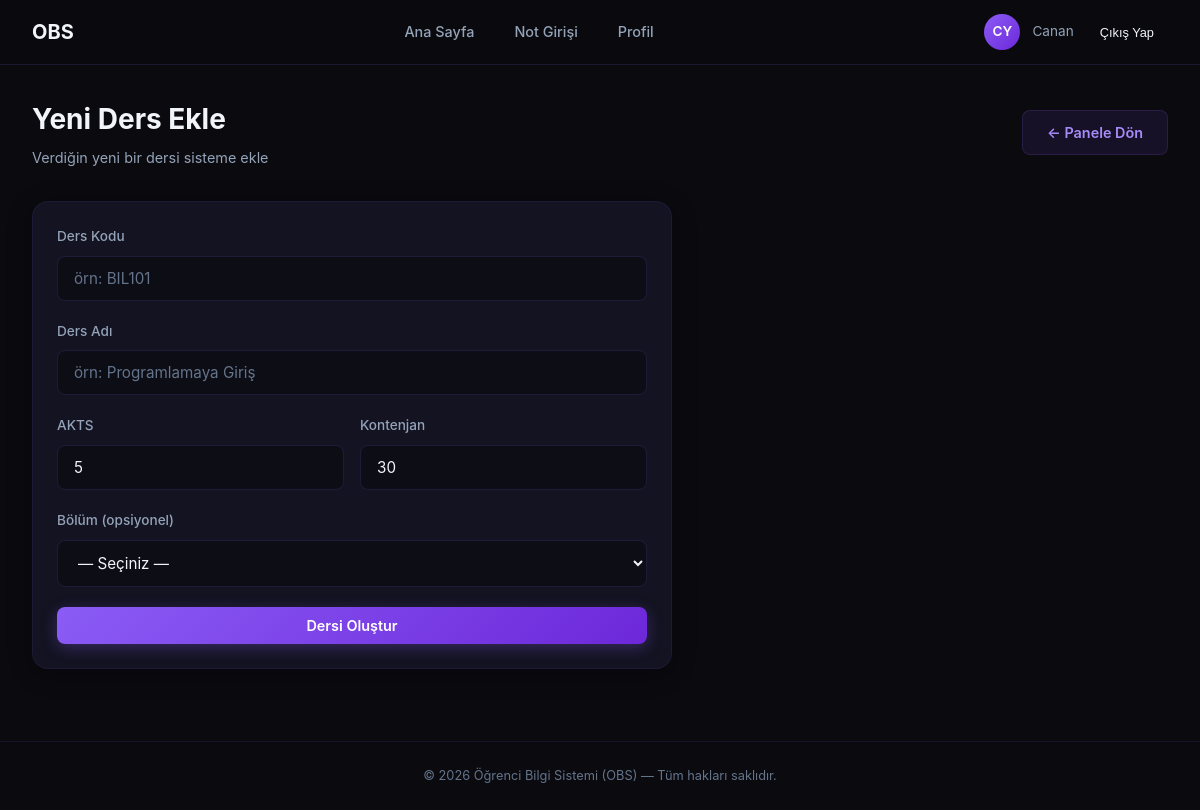
The app's page /ogretmen/ders-ekle/ (signed in) with its own data.
### core/models.py (models this page shows)
class User(AbstractUser):
    ROLE_CHOICES = (('admin', 'Admin'), ('teacher', 'Teacher'), ('student', 'Student'))
    role = models.CharField(max_length=10, choices=ROLE_CHOICES, default='admin')

### core/views.py (the view, shortened to what this page needs)
# urls.py: path('ogretmen/ders-ekle/', views.add_course, name='add_course'),
@login_required(login_url='login')
def add_course(request):
    teacher = Teacher.objects.filter(user=request.user).first()
    if teacher is None:
        return redirect('teacher_dashboard')
    departments = Department.objects.all()
    errors = []
    form_data = {}
    return render(request, 'core/courses/add_course.html', {
        'departments': departments,
        'errors': errors,
        'form_data': form_data,
    })

### core/templates/core/courses/add_course.html (shortened to what this page needs)
{% extends 'base.html' %}
{% load static %}
{% block content %}
<div class="main-content">
    <div class="page-header">
        <div><h1>Yeni Ders Ekle</h1><p>Verdiğin yeni bir dersi sisteme ekle</p></div>
        <a href="{% url 'teacher_dashboard' %}" class="btn btn-secondary">← Panele Dön</a>
    </div>
    <div class="card" style="max-width: 640px;">
        <form method="post">
            <div class="form-group">
                <label class="form-label">Ders Kodu</label>
                <input type="text" name="code" value="{{ form_data.code|default:'' }}" class="form-input" placeholder="örn: BIL101" required>
            </div>
            <div class="form-group">
                <label class="form-label">Ders Adı</label>
                <input type="text" name="title" value="{{ form_data.title|default:'' }}" class="form-input" placeholder="örn: Programlamaya Giriş" required>
            </div>
            <div class="grid grid-2" style="gap: 1rem;">
                <div class="form-group">
                    <label class="form-label">AKTS</label>
                    <input type="number" name="ects_credit" value="{{ form_data.ects_credit|default:'5' }}" min="1" max="30" class="form-input" required>
                </div>
                <div class="form-group">
                    <label class="form-label">Kontenjan</label>
                    <input type="number" name="capacity" value="{{ form_data.capacity|default:'30' }}" min="1" class="form-input" required>
                </div>
            </div>
            <div class="form-group">
                <label class="form-label">Bölüm (opsiyonel)</label>
                <select name="department" class="form-input">
                    <option value="">— Seçiniz —</option>
                </select>
            </div>
            <button type="submit" class="btn btn-primary btn-block">Dersi Oluştur</button>
        </form>
    </div>
</div>
{% endblock %}

### core/templates/base.html (shortened to what this page needs)
{% load static %}
<!DOCTYPE html>
<html lang="tr">
<head>
    <link rel="stylesheet" href="{% static 'css/style.css' %}">
</head>
<body>
    {% if user.is_authenticated %}
    {% if user.role|lower == 'teacher' or user.username == 'ibrahim' %}
        {% url 'teacher_dashboard' as home_url %}
    {% elif user.role|lower == 'admin' %}
        {% url 'admin_dashboard' as home_url %}
    {% else %}
        {% url 'ana_sayfa' as home_url %}
    {% endif %}
   <nav class="navbar">
    <div class="navbar-inner">
        <a href="{{ home_url }}" class="navbar-brand">
            <span>OBS</span>
        </a>
        <ul class="navbar-links" id="navLinks">
            <li>
                <a href="{{ home_url }}"
                   class="{% if request.path == home_url %}active{% endif %}">
                    Ana Sayfa
                </a>
            </li>
            {% if user.role|lower == 'teacher' or user.username == 'ibrahim' %}
                <li><a href="{% url 'teacher_courses' %}" class="{% if request.resolver_match.url_name == 'teacher_courses' %}active{% endif %}">Not Girişi</a></li>
            {% elif user.role|lower == 'admin' %}
                <li><a href="{% url 'admin_dashboard' %}" class="{% if request.resolver_match.url_name == 'admin_dashboard' %}active{% endif %}">Yönetim Paneli</a></li>
            {% endif %}
            <li><a href="{% url 'profile' %}" class="{% if request.resolver_match.url_name == 'profile' %}active{% endif %}">Profil</a></li>
        </ul>
        <div class="nav-user">
            <div class="nav-avatar">{{ user.first_name|first }}{{ user.last_name|first }}</div>
            <span class="nav-user-name">{{ user.first_name }}</span>
            <form action="{% url 'logout' %}" method="post" style="display:inline;">
                <button type="submit" class="btn-logout" style="background:none; border:none; color:inherit; cursor:pointer;">
                    Çıkış Yap
                </button>
            </form>
        </div>
    </div>
</nav>
    {% endif %}
    {% block content %}{% endblock %}
    {% if user.is_authenticated %}
    <footer class="footer">
        <p>© 2026 Öğrenci Bilgi Sistemi (OBS) — Tüm hakları saklıdır.</p>
    </footer>
    {% endif %}
</body>
</html>

### static/css/style.css (style rules this page uses)
:root { --bg-primary: #0a0a0f; --bg-secondary: #12121a; --bg-card: #1a1a2e; --accent-primary: #8b5cf6; --accent-secondary: #a78bfa; --text-primary: #f1f5f9; --text-secondary: #94a3b8; --text-muted: #64748b; --border-subtle: rgba(139, 92, 246, 0.15); --border-card: rgba(139, 92, 246, 0.1); --success: #22c55e; --warning: #f59e0b; --danger: #ef4444; --info: #3b82f6; --radius-md: 12px; --radius-lg: 16px; --shadow-card: 0 4px 24px rgba(0, 0, 0, 0.3); --transition: all 0.3s ease; }
*, *::before, *::after { box-sizing: border-box; margin: 0; padding: 0; }
html { scroll-behavior: smooth; overflow-x: hidden; }
body { font-family: -apple-system, BlinkMacSystemFont, 'Segoe UI', sans-serif; background-color: var(--bg-primary); color: var(--text-primary); line-height: 1.6; min-height: 100vh; overflow-x: hidden; max-width: 100vw; }
a { color: var(--accent-secondary); text-decoration: none; transition: var(--transition); }
.navbar { position: sticky; top: 0; z-index: 1000; background: rgba(10, 10, 15, 0.85); backdrop-filter: blur(20px); -webkit-backdrop-filter: blur(20px); border-bottom: 1px solid var(--border-subtle); padding: 0 2rem; max-width: 100%; box-sizing: border-box; }
.navbar-inner { max-width: 1280px; margin: 0 auto; display: flex; align-items: center; justify-content: space-between; height: 64px; }
.navbar-brand { display: flex; align-items: center; gap: 10px; font-size: 1.25rem; font-weight: 700; color: var(--text-primary); }
.navbar-links { display: flex; align-items: center; gap: 8px; list-style: none; }
.navbar-links a { display: flex; align-items: center; gap: 6px; padding: 8px 16px; border-radius: 8px; color: var(--text-secondary); font-size: 0.9rem; font-weight: 500; transition: var(--transition); }
.nav-user { display: flex; align-items: center; gap: 12px; }
.nav-avatar { width: 36px; height: 36px; border-radius: 50%; background: linear-gradient(135deg, #8b5cf6, #6d28d9); display: flex; align-items: center; justify-content: center; font-weight: 600; font-size: 0.85rem; color: white; }
.nav-user-name { font-size: 0.85rem; color: var(--text-secondary); }
.btn-logout { padding: 6px 14px; border-radius: 8px; background: rgba(239, 68, 68, 0.1); color: var(--danger); border: 1px solid rgba(239, 68, 68, 0.2); font-size: 0.8rem; cursor: pointer; transition: var(--transition); }
.main-content { position: relative; z-index: 1; max-width: 1280px; margin: 0 auto; padding: 2rem; min-height: calc(100vh - 64px - 60px); }
.card { background: rgba(26, 26, 46, 0.6); border: 1px solid var(--border-card); border-radius: var(--radius-lg); padding: 1.5rem; transition: var(--transition); box-shadow: var(--shadow-card); }
.grid { display: grid; gap: 1.5rem; }
.grid-2 { grid-template-columns: repeat(2, 1fr); }
.btn { display: inline-flex; align-items: center; justify-content: center; gap: 8px; padding: 10px 24px; border-radius: 8px; font-size: 0.9rem; font-weight: 600; cursor: pointer; border: none; transition: var(--transition); text-decoration: none; font-family: 'Inter', sans-serif; }
.btn-primary { background: linear-gradient(135deg, #8b5cf6, #6d28d9); color: white; box-shadow: 0 4px 15px rgba(139, 92, 246, 0.3); }
.btn-secondary { background: rgba(139, 92, 246, 0.1); color: var(--accent-secondary); border: 1px solid var(--border-subtle); }
.btn-block { width: 100%; }
.form-group { margin-bottom: 1.25rem; }
.form-label { display: block; margin-bottom: 0.5rem; font-size: 0.85rem; font-weight: 500; color: var(--text-secondary); }
.form-input { width: 100%; padding: 12px 16px; background: rgba(10, 10, 15, 0.6); border: 1px solid var(--border-subtle); border-radius: 8px; color: var(--text-primary); font-size: 0.95rem; font-family: 'Inter', sans-serif; transition: var(--transition); }
.form-input::placeholder { color: var(--text-muted); }
.page-header { display: flex; align-items: center; justify-content: space-between; margin-bottom: 2rem; flex-wrap: wrap; gap: 1rem; }
.page-header h1 { font-size: 1.75rem; font-weight: 700; }
.page-header p { color: var(--text-secondary); font-size: 0.9rem; margin-top: 4px; }
.footer { position: relative; z-index: 1; text-align: center; padding: 1.5rem 2rem; color: var(--text-muted); font-size: 0.8rem; border-top: 1px solid var(--border-card); }

### records on screen
User: first_name|first "C", last_name|first "Y", first_name "Canan"
